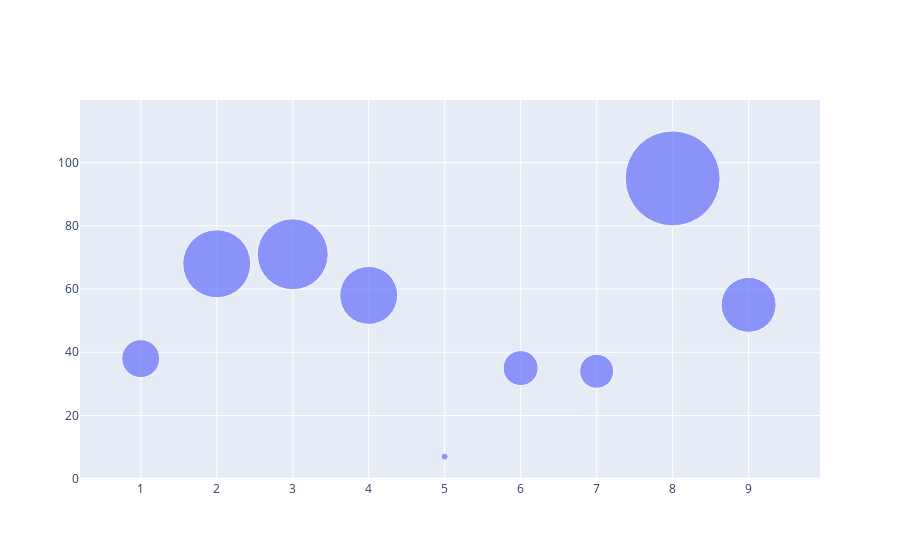

Write notebook code for a chart like this one.
### Markdown cell above
# Bubble Chart

### Code cell
#Simple Bubble Chart
x = np.arange(1,10)
y = np.random.randint(1,100,9)
op = np.random.uniform(0.2,1 ,9)
data = go.Scatter(
                  x = x,
                  y = y,
                  mode = 'markers',
                  marker = dict(size = y),
                 )

fig = go.Figure(data=data)
fig.show()

### Figure 1 — Plotly figure (JSON) as saved in the notebook; plotly's stock layout.template omitted (floating-point values rounded to 4 significant figures)
{"data": [{"marker": {"size": [38, 68, 71, 58, 7, 35, 34, 95, 55]}, "mode": "markers", "type": "scatter", "x": [1, 2, 3, 4, 5, 6, 7, 8, 9], "y": [38, 68, 71, 58, 7, 35, 34, 95, 55]}], "layout": {}}
